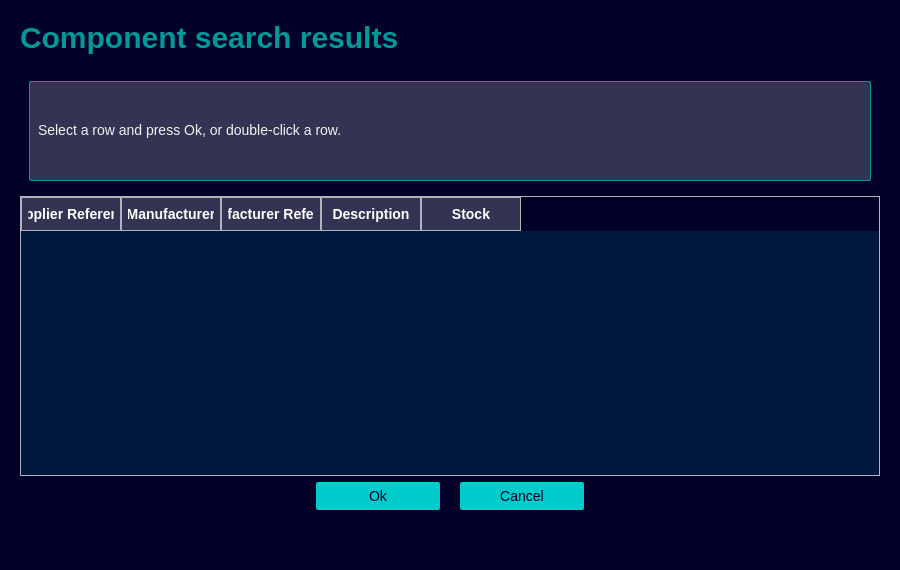
<?xml version="1.0" encoding="UTF-8"?>
<ui version="4.0">
 <class>PopupSearch</class>
 <widget class="QDialog" name="PopupSearch">
  <property name="geometry">
   <rect>
    <x>0</x>
    <y>0</y>
    <width>900</width>
    <height>480</height>
   </rect>
  </property>
  <property name="windowTitle">
   <string>Dialog</string>
  </property>
  <property name="styleSheet">
   <string notr="true">*{
	border:none;
	background: #000028;
	padding: 0;
	margin: 0;
	color: #f3f3f0;
	font-family: &quot;SiemensSansPro_A_Bd&quot;;
	font-size: 14px;
}
</string>
  </property>
  <layout class="QGridLayout" name="gridLayout">
   <item row="0" column="0">
    <widget class="QWidget" name="container_main_body" native="true">
     <property name="sizePolicy">
      <sizepolicy hsizetype="MinimumExpanding" vsizetype="Preferred">
       <horstretch>0</horstretch>
       <verstretch>0</verstretch>
      </sizepolicy>
     </property>
     <layout class="QVBoxLayout" name="verticalLayout">
      <item>
       <widget class="QFrame" name="frame_title">
        <property name="sizePolicy">
         <sizepolicy hsizetype="Preferred" vsizetype="Maximum">
          <horstretch>0</horstretch>
          <verstretch>0</verstretch>
         </sizepolicy>
        </property>
        <property name="frameShape">
         <enum>QFrame::Shape::StyledPanel</enum>
        </property>
        <property name="frameShadow">
         <enum>QFrame::Shadow::Raised</enum>
        </property>
        <layout class="QVBoxLayout" name="verticalLayout_12">
         <property name="spacing">
          <number>0</number>
         </property>
         <property name="leftMargin">
          <number>0</number>
         </property>
         <property name="topMargin">
          <number>0</number>
         </property>
         <property name="rightMargin">
          <number>0</number>
         </property>
         <property name="bottomMargin">
          <number>0</number>
         </property>
         <item>
          <widget class="QLabel" name="tittle">
           <property name="sizePolicy">
            <sizepolicy hsizetype="Preferred" vsizetype="Preferred">
             <horstretch>0</horstretch>
             <verstretch>0</verstretch>
            </sizepolicy>
           </property>
           <property name="styleSheet">
            <string notr="true">QLabel {
	color: #009999;
	font-size: 30px;
	font-weight: bold;
}
</string>
           </property>
           <property name="text">
            <string>Component search results</string>
           </property>
          </widget>
         </item>
        </layout>
       </widget>
      </item>
      <item>
       <widget class="QWidget" name="widget" native="true">
        <layout class="QHBoxLayout" name="horizontalLayout_2">
         <property name="topMargin">
          <number>20</number>
         </property>
         <item>
          <widget class="QLabel" name="description">
           <property name="minimumSize">
            <size>
             <width>0</width>
             <height>100</height>
            </size>
           </property>
           <property name="styleSheet">
            <string notr="true">background-color: #333353;
border-radius: 2px;
padding: 5px;
padding-bottom: 7px;
margin-top: 0px;
color: #f3f3f0;
border: 1px solid #009999;</string>
           </property>
           <property name="text">
            <string>Select a row and press Ok, or double-click a row.</string>
           </property>
          </widget>
         </item>
        </layout>
       </widget>
      </item>
      <item>
       <widget class="QTableWidget" name="table_search">
        <property name="minimumSize">
         <size>
          <width>0</width>
          <height>280</height>
         </size>
        </property>
        <property name="styleSheet">
   <string notr="true">
QTableWidget {
    background-color: #00183B;
    gridline-color: #333353;
    border: 1px solid #B3B3BE;
}
QHeaderView::section {
    background-color: #333353;
    color: #FFFFFF;
    padding: 6px;
    border: 1px solid #B3B3BE;
    font-weight: bold;
}
</string>
        </property>
         <column>
          <property name="text"><string>Supplier Reference</string></property>
         </column>
         <column>
          <property name="text"><string>Manufacturer</string></property>
         </column>
         <column>
          <property name="text"><string>Manufacturer Reference</string></property>
         </column>
         <column>
          <property name="text"><string>Description</string></property>
         </column>
         <column>
          <property name="text"><string>Stock</string></property>
         </column>
       </widget>
      </item>
      <item>
       <widget class="QWidget" name="container_button" native="true">
        <property name="sizePolicy">
         <sizepolicy hsizetype="Preferred" vsizetype="Maximum">
          <horstretch>0</horstretch>
          <verstretch>0</verstretch>
         </sizepolicy>
        </property>
        <property name="styleSheet">
         <string notr="true">QPushButton {
	min-width: 100px;
	max-width: 100px;
    padding: 6px 12px 6px 12px;
    border-radius: 2px;
    opacity: 1;
	text-align:center;
	background-color: #00CCCC;	
	color: #000028;
}

QPushButton:hover {
	background-color: #00FFB9;
}

QPushButton:pressed {	
	background-color: #00E5AA;
}</string>
        </property>
        <layout class="QHBoxLayout" name="horizontalLayout_4">
         <property name="spacing">
          <number>20</number>
         </property>
         <property name="leftMargin">
          <number>0</number>
         </property>
         <property name="topMargin">
          <number>0</number>
         </property>
         <property name="rightMargin">
          <number>0</number>
         </property>
         <property name="bottomMargin">
          <number>40</number>
         </property>
         <item>
          <spacer name="horizontalSpacer_5">
           <property name="orientation">
            <enum>Qt::Orientation::Horizontal</enum>
           </property>
           <property name="sizeHint" stdset="0">
            <size>
             <width>40</width>
             <height>20</height>
            </size>
           </property>
          </spacer>
         </item>
         <item>
          <widget class="QPushButton" name="btn_ok">
           <property name="minimumSize">
            <size>
             <width>124</width>
             <height>0</height>
            </size>
           </property>
           <property name="text">
            <string>Ok</string>
           </property>
          </widget>
         </item>
         <item>
          <widget class="QPushButton" name="btn_cancel">
           <property name="sizePolicy">
            <sizepolicy hsizetype="Minimum" vsizetype="Preferred">
             <horstretch>0</horstretch>
             <verstretch>0</verstretch>
            </sizepolicy>
           </property>
           <property name="minimumSize">
            <size>
             <width>124</width>
             <height>0</height>
            </size>
           </property>
           <property name="text">
            <string>Cancel</string>
           </property>
          </widget>
         </item>
         <item>
          <spacer name="horizontalSpacer_6">
           <property name="orientation">
            <enum>Qt::Orientation::Horizontal</enum>
           </property>
           <property name="sizeHint" stdset="0">
            <size>
             <width>40</width>
             <height>20</height>
            </size>
           </property>
          </spacer>
         </item>
        </layout>
       </widget>
      </item>
     </layout>
    </widget>
   </item>
  </layout>
 </widget>
 <resources/>
 <connections/>
</ui>
